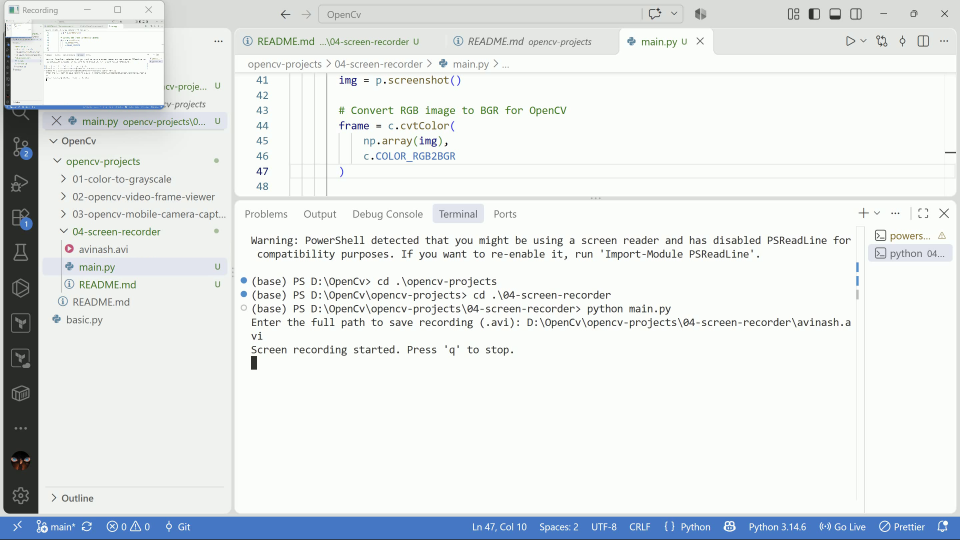
#> input picture frame 2 of 04-screen-recorder/avinash.avi, 2880 x 1620 px, given in place of the camera (shown at 1/3 size)
$ python video_frame_webcam.py
#> lines starting #> are read from the running program, lines starting #| are printed output that depends on the picture
import cv2

cap = cv2.VideoCapture(0)

#Save the video to a file
fourcc = cv2.VideoWriter_fourcc(*'XVID')
output = cv2.VideoWriter(r'D:\OpenCv\opencv-projects\02-opencv-video-frame-viewer\output.avi', fourcc, 20.0, (700, 500))

while cap.isOpened():
    ret, frame = cap.read()
#> frame is the input picture: shape (1620, 2880, 3); mean B, G, R 232.2, 231.8, 227.6
    if ret == True:
      frame = cv2.resize(frame, (700, 500))
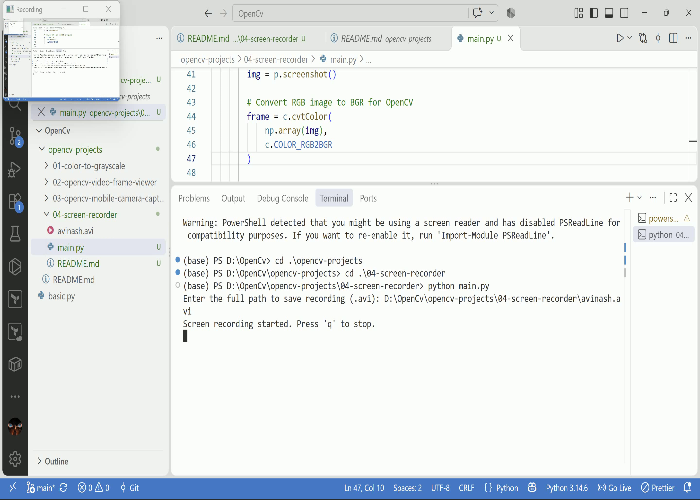
#> frame: shape (500, 700, 3); mean B, G, R 232, 231.6, 227.4
      output.write(frame)
      gray = cv2.cvtColor(frame, cv2.COLOR_BGR2GRAY)
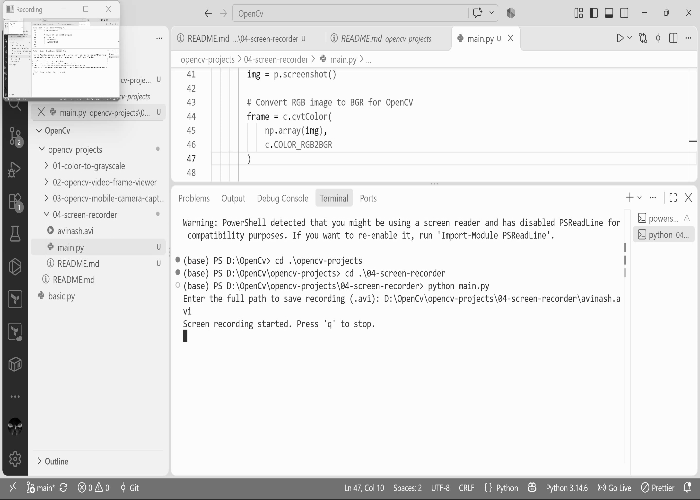
#> gray: shape (500, 700); min 0, max 255, mean 230.4
      cv2.imshow('Video Frame', frame)
      cv2.imshow('Gray Video Frame', gray)
      k = cv2.waitKey(250)
#> (key q is pressed here)
      if k == ord('q'):
          break

cap.release()
output.release()
cv2.destroyAllWindows()
